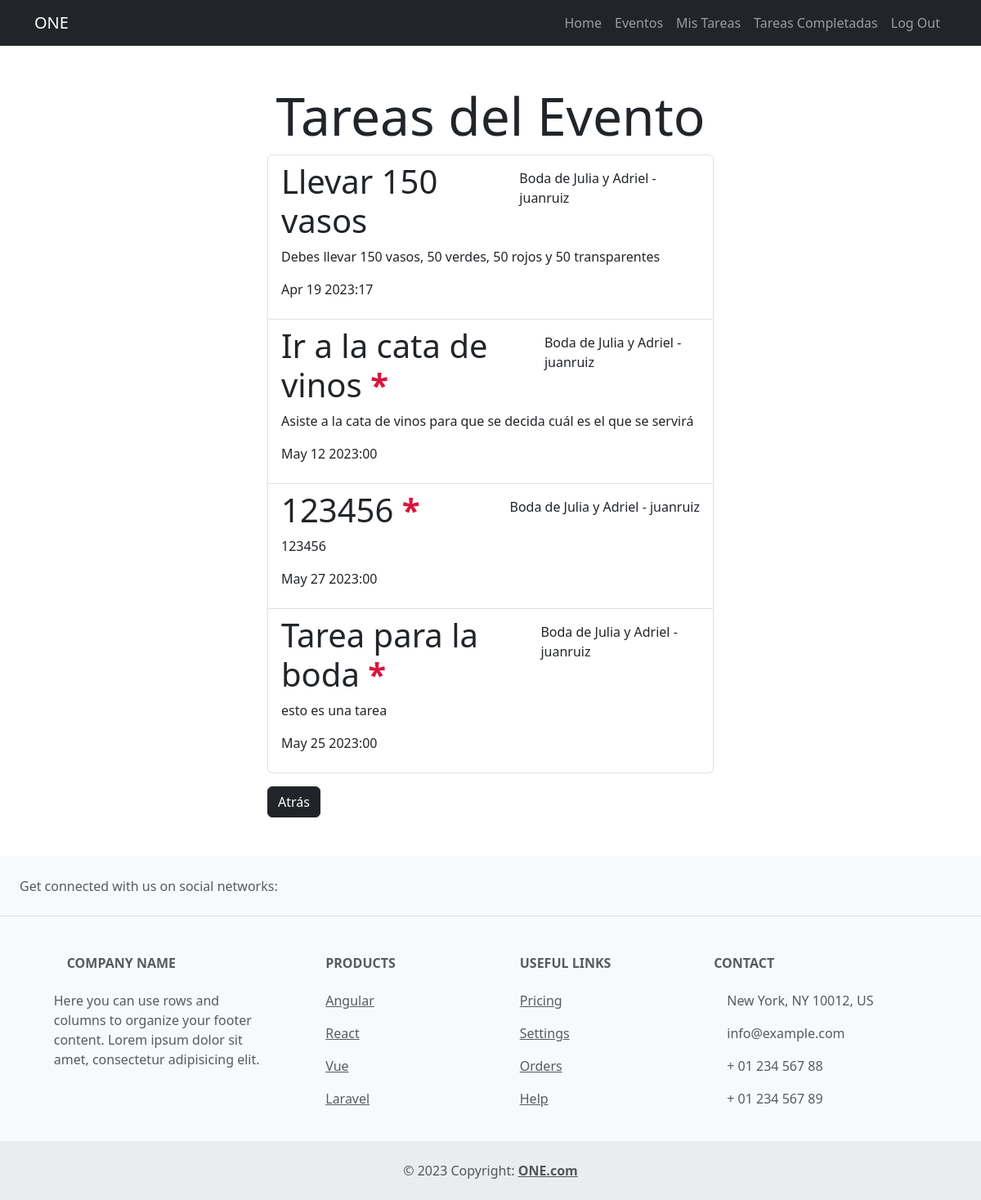
Screenshot of /eventos/14/tasks/ (signed in) with the database file from the repository.
### tasks/models.py (models this page shows, shortened)
class Task(models.Model):
    title = models.CharField(max_length=80)
    descripcion = models.TextField(blank=True)
    fechaCreacion = models.DateTimeField(auto_now_add=True)
    fechaLim= models.DateTimeField(null = True, blank = True)
    fechaTer= models.DateTimeField(null = True, blank = True)
    importante = models.BooleanField(default=False)
    user = models.ForeignKey(User, on_delete=models.CASCADE)
    evento = models.ForeignKey(Evento, blank=True , on_delete=models.CASCADE)
    asignado_a = models.ForeignKey(User, null=True, blank=True, related_name='tasks_assigned', on_delete=models.SET_NULL)

### event/models.py (models this page shows, shortened)
class Evento(models.Model):
    nombre = models.CharField(max_length=80)
    descripcion = models.TextField(blank=True)
    fechaCreacion = models.DateTimeField(auto_now_add=True)
    fecha= models.DateField(null = True, blank = True)
    ubicacion = models.CharField(max_length=200)
    user = models.ForeignKey(User, on_delete=models.CASCADE)

### event/views.py (the view)
# urls.py: path('eventos/<int:evento_id>/tasks/', task_por_evento, name = 'task_por_evento'),
@login_required
def task_por_evento(request, evento_id):
    eventos = Evento.objects.get(id=evento_id)
    tasks = Task.objects.filter(evento=eventos)
    return render(request, 'tareas_evento.html', {'tasks': tasks, 'eventos': eventos})

### event/templates/tareas_evento.html (shortened to what this page needs)
{% extends 'base.html' %}
{% block content%}
<main class="container">
    <div class="row">
        <div class="col-md-6 offset-md-3">
            <h1 class="mt-5 text-center display-3">Tareas del Evento</h1>
            <ul class="list-group">
                {% for task in tasks %}
                <a href="{% url 'task_detail' task.id %}" class="list-group-item">
                    <header class="d-flex justify-content-between">
                        {% if task.importante %}
                            <h1 class="fw-bold-3"> {{task.title}} <strong style="color: crimson;">*</strong></strong></h1>
                        {% else %}
                            <h1 class="fw-bold-3"> {{task.title}}</h1>
                        {% endif %}
                        <p class="mt-2"> {{task.evento.nombre}} - {{task.user.username}} </p>
                    </header>
                    <p> {{task.descripcion}} </p>
                    <p> {{task.fechaLim|date:'M j Y:i'}} </p>
                </a>
                {% endfor %}
            </ul>
            {% if '/eventos-completos/' not in request.path %}
                <form action="{% url 'eventos' %}"  method="POST">
                    <button class="btn btn-dark mt-3 mb-5" >Atrás</button>
                </form>
            {% endif %}
        </div>
    </div>
</main>
{% endblock %}

### rows the page displays
Task: title "Llevar 150 vasos", evento.nombre "Boda de Julia y Adriel", user.username "juanruiz", descripcion "Debes llevar 150 vasos, 50 verdes, 50 rojos y 50 transparentes", fechaLim "Apr 19 2023:17"
Task: title "Ir a la cata de vinos", evento.nombre "Boda de Julia y Adriel", user.username "juanruiz", descripcion "Asiste a la cata de vinos para que se decida cuál es el que se servirá", fechaLim "May 12 2023:00"
Task: title "123456", evento.nombre "Boda de Julia y Adriel", user.username "juanruiz", descripcion "123456", fechaLim "May 27 2023:00"
Task: title "Tarea para la boda", evento.nombre "Boda de Julia y Adriel", user.username "juanruiz", descripcion "esto es una tarea", fechaLim "May 25 2023:00"
